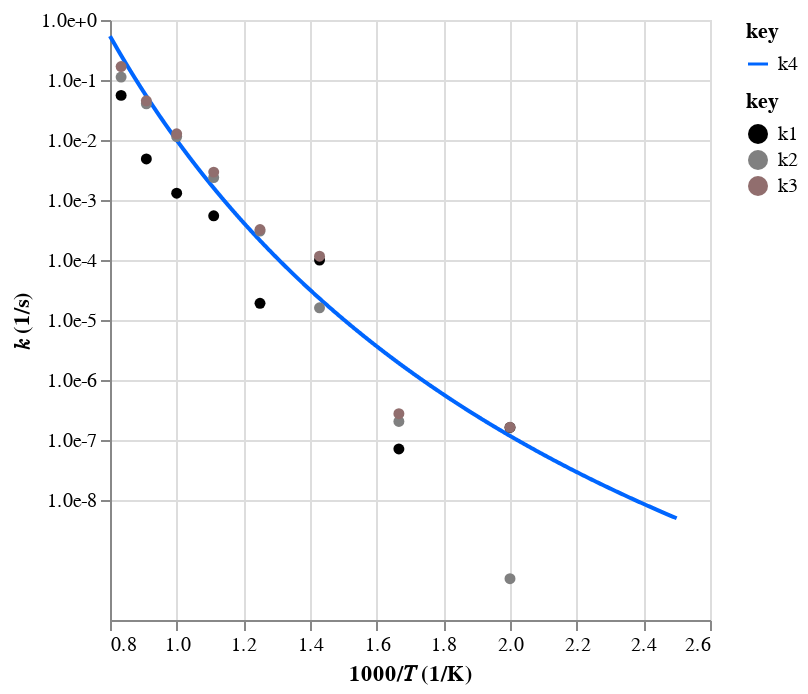

Source (notebook cell):
### Code cell
# S(1210)r0 = C5Oqidgnvrs + OH(4) (1,3-epoxy)
e13_mess_out_fake = """
W2->W17

P\T           500       600       700       800       900     1e+03   1.1e+03   1.2e+03   1.3e+03   1.4e+03   1.5e+03   1.6e+03   1.7e+03   1.8e+03   1.9e+03     2e+03
0.1     -8.79e-09  1.59e-07  1.49e-06  1.09e-06   1.4e-05  8.25e-05 -0.000296  0.000486   0.00618    0.0543     0.507      3.29      18.5      67.4       208       513
1        1.62e-07  7.08e-08  9.97e-05   1.9e-05  0.000545    0.0013   0.00483    0.0554     0.355      1.74      8.83      40.3       177       598  1.82e+03  4.44e+03
10      -1.86e-07 -1.12e-06   0.00425 -0.000453   0.00998      0.13     0.877      4.41      17.7      57.1       175       496  1.46e+03   3.9e+03  1.02e+04   2.3e+04
100      1.08e-05 -6.83e-05    0.0176    0.0916      1.07      10.5      60.8       240       725   1.8e+03  4.08e+03  8.46e+03  1.73e+04  3.35e+04   6.6e+04  1.22e+05
O-O      4.52e-09  1.02e-05   0.00262      0.17      4.42      60.1       511  3.06e+03  1.39e+04  5.12e+04  1.59e+05  4.27e+05  1.03e+06  2.24e+06  4.51e+06  8.48e+06
"""
e13_mess_out_real = """
W2->P5

P\T           500       600       700       800       900     1e+03   1.1e+03   1.2e+03   1.3e+03   1.4e+03   1.5e+03   1.6e+03   1.7e+03   1.8e+03   1.9e+03     2e+03
0.1      -1.2e-09 -1.13e-08 -1.16e-06  4.56e-07  7.88e-06  5.39e-05  0.000307    0.0016   0.00692    0.0213    0.0595     0.138     0.313     0.478     0.235    -0.861
1        4.88e-10  2.04e-07   1.6e-05  0.000303   0.00237    0.0114    0.0401     0.112      0.28     0.604      1.25      2.44       4.7       8.5      13.5      20.1
10      -5.18e-10  3.86e-06  0.000557    0.0173     0.194      1.07      3.67      8.97      17.5      28.3      41.6      59.5      85.4       125       165       220
100      3.57e-09  3.22e-06     0.001    0.0528     0.998      8.67      42.9       138       330       627     1e+03  1.46e+03  1.95e+03  2.53e+03  2.92e+03  3.37e+03
O-O           ***       ***       ***       ***       ***       ***       ***       ***       ***       ***       ***       ***       ***       ***       ***       ***
"""
e13_rxn_fake = ac.rate.from_mess_channel_output(e13_mess_out_fake)
e13_rxn_real = ac.rate.from_mess_channel_output(e13_mess_out_real)
e13_rxn_data = e13_rxn_fake + e13_rxn_real
e13_rxn_fit = ac.rate.fit_plog(e13_rxn_data)
ac.rate.display([e13_rxn_fake, e13_rxn_real, e13_rxn_data, e13_rxn_fit])

### Figure 1 — Vega-Lite specification as saved in the notebook (floating-point values rounded to 4 significant figures; data arrays with more than 128 entries replaced by an {"elided": "..."} marker saying what was removed)
{"config": {"view": {"continuousWidth": 300, "continuousHeight": 300}}, "layer": [{"data": {"name": "data-331f575099e9c0d1a75cc1795056275b"}, "mark": {"type": "line"}, "encoding": {"color": {"field": "key", "scale": {"domain": ["k4"], "range": ["#0066ff"]}, "type": "nominal"}, "x": {"field": "x", "scale": {"zero": false}, "title": "1000/𝑇 (1/K)", "type": "quantitative"}, "y": {"axis": {"format": ".1e", "values": [1e-08, 1e-07, 1e-06, 1e-05, 0.0001, 0.001, 0.01, 0.1, 1, 10]}, "field": "value", "scale": {"type": "log"}, "title": "𝑘 (1/s)", "type": "quantitative"}}, "transform": [{"fold": ["k4"]}]}, {"data": {"name": "data-0eaad5f18bddd0feca15744010e8e100"}, "mark": {"type": "point", "filled": true, "opacity": 1}, "encoding": {"color": {"field": "key", "scale": {"domain": ["k1", "k2", "k3"], "range": ["#000000", "#808080ff", "#916e6e"]}, "type": "nominal"}, "x": {"field": "x", "scale": {"zero": false}, "title": "1000/𝑇 (1/K)", "type": "quantitative"}, "y": {"axis": {"format": ".1e", "values": [1e-09, 1e-08, 1e-07, 1e-06, 1e-05, 0.0001, 0.001, 0.01, 0.1, 1]}, "field": "value", "scale": {"type": "log"}, "title": "𝑘 (1/s)", "type": "quantitative"}}, "transform": [{"fold": ["k1", "k2", "k3"]}]}], "resolve": {"scale": {"color": "independent"}}, "$schema": "https://vega.github.io/schema/vega-lite/v5.20.1.json", "datasets": {"data-331f575099e9c0d1a75cc1795056275b": {"elided": "1000 records"}, "data-0eaad5f18bddd0feca15744010e8e100": [{"x": 2.0, "k1": 1.62e-07, "k2": 4.88e-10, "k3": 1.625e-07}, {"x": 1.667, "k1": 7.08e-08, "k2": 2.04e-07, "k3": 2.748e-07}, {"x": 1.429, "k1": 9.97e-05, "k2": 1.6e-05, "k3": 0.0001157}, {"x": 1.25, "k1": 1.9e-05, "k2": 0.000303, "k3": 0.000322}, {"x": 1.111, "k1": 0.000545, "k2": 0.00237, "k3": 0.002915}, {"x": 1.0, "k1": 0.0013, "k2": 0.0114, "k3": 0.0127}, {"x": 0.9091, "k1": 0.00483, "k2": 0.0401, "k3": 0.04493}, {"x": 0.8333, "k1": 0.0554, "k2": 0.112, "k3": 0.1674}]}}
